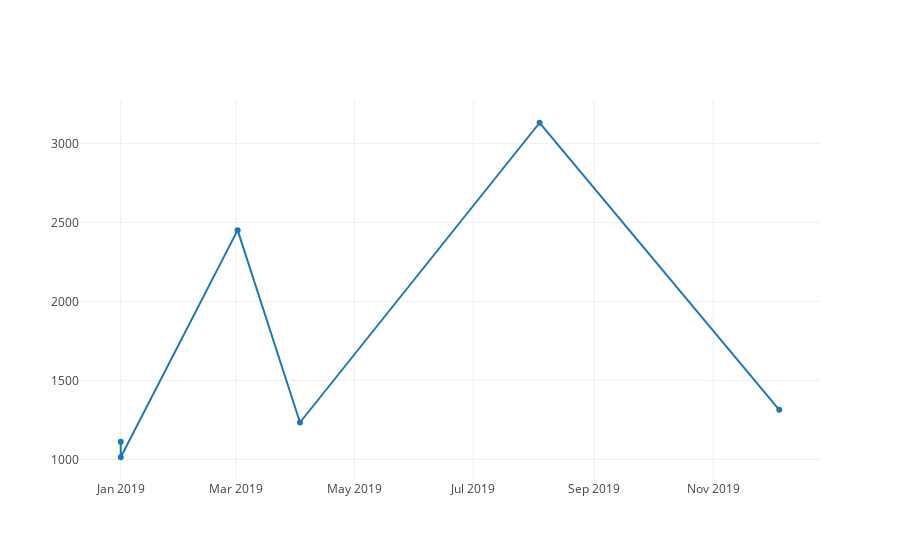

Notebook code for this chart:
### Code cell
data = [go.Scatter( x=df.index, y=df['price'] )]
f = iplot(data, filename='pandas-time-series')

### Figure 1 — Plotly figure (JSON) as saved in the notebook; plotly's stock layout.template omitted (floating-point values rounded to 4 significant figures)
{"data": [{"type": "scatter", "uid": "eee3073e-c77e-4346-a79e-eb3d95a9c7f8", "x": ["2019-01-01", "2019-01-01", "2019-03-02", "2019-04-03", "2019-08-04", "2019-12-05"], "y": [1111, 1013, 2451, 1233, 3131, 1313]}], "layout": {}}
